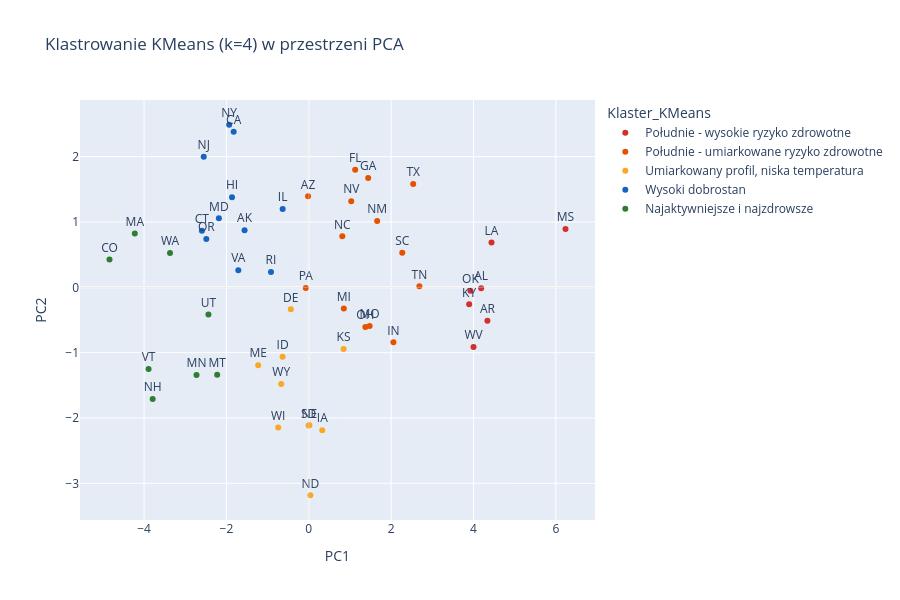

Write notebook code for a chart like this one.
### Code cell
df_pca["Klaster_KMeans"] = df_state["Klaster_KMeans"].values

fig_km = px.scatter(
    df_pca,
    x="PC1",
    y="PC2",
    text="LocationAbbr",
    color="Klaster_KMeans",
    color_discrete_map=CLUSTER_PALETTE,
    category_orders={"Klaster_KMeans": CLUSTER_ORDER},
    hover_data=["LocationDesc", "Obesity", "NoActivity", "Region"],
    title="Klastrowanie KMeans (k=4) w przestrzeni PCA",
    height=600,
)

fig_km.update_traces(textposition="top center", selector=dict(mode="markers+text"))
fig_km.add_hline(y=0, line_width=0.5, line_color="lightgray")
fig_km.add_vline(x=0, line_width=0.5, line_color="lightgray")

fig_km.show()

### Figure 1 — Plotly figure (JSON) as saved in the notebook; plotly's stock layout.template omitted (floating-point values rounded to 4 significant figures)
{"data": [{"customdata": [["Alabama", 36.32, 30.43, "South"], ["Arkansas", 36.63, 32.07, "South"], ["Kentucky", 35.44, 30.8, "South"], ["Louisiana", 36.72, 30.5, "South"], ["Mississippi", 37.98, 33.59, "South"], ["Oklahoma", 35.84, 30.54, "South"], ["West Virginia", 38.42, 30.31, "South"]], "hovertemplate": "Klaster_KMeans=Południe - wysokie ryzyko zdrowotne<br>PC1=%{x}<br>PC2=%{y}<br>LocationAbbr=%{text}<br>LocationDesc=%{customdata[0]}<br>Obesity=%{customdata[1]}<br>NoActivity=%{customdata[2]}<br>Region=%{customdata[3]}<extra></extra>", "legendgroup": "Południe - wysokie ryzyko zdrowotne", "marker": {"color": "#D32F2F", "symbol": "circle"}, "mode": "markers+text", "name": "Południe - wysokie ryzyko zdrowotne", "orientation": "v", "showlegend": true, "text": ["AL", "AR", "KY", "LA", "MS", "OK", "WV"], "x": [4.186, 4.338, 3.895, 4.437, 6.234, 3.926, 4.0], "xaxis": "x", "y": [-0.01411, -0.5105, -0.2592, 0.6865, 0.8929, -0.05268, -0.915], "yaxis": "y", "type": "scatter", "textposition": "top center"}, {"customdata": [["Arizona", 29.99, 23.29, "West"], ["Florida", 28.29, 26.64, "South"], ["Georgia", 32.6, 26.48, "South"], ["Indiana", 34.31, 27.92, "Midwest"], ["Michigan", 33.15, 24.8, "Midwest"], ["Missouri", 33.6, 26.98, "Midwest"], ["Nevada", 28.88, 25.04, "West"], ["New Mexico", 30.66, 23.38, "West"], ["North Carolina", 32.42, 24.24, "South"], ["Ohio", 33.92, 26.71, "Midwest"], ["Pennsylvania", 31.43, 24.62, "Northeast"], ["South Carolina", 33.87, 26.7, "South"], ["Tennessee", 34.87, 29.68, "South"], ["Texas", 33.67, 27.57, "South"]], "hovertemplate": "Klaster_KMeans=Południe - umiarkowane ryzyko zdrowotne<br>PC1=%{x}<br>PC2=%{y}<br>LocationAbbr=%{text}<br>LocationDesc=%{customdata[0]}<br>Obesity=%{customdata[1]}<br>NoActivity=%{customdata[2]}<br>Region=%{customdata[3]}<extra></extra>", "legendgroup": "Południe - umiarkowane ryzyko zdrowotne", "marker": {"color": "#E65100", "symbol": "circle"}, "mode": "markers+text", "name": "Południe - umiarkowane ryzyko zdrowotne", "orientation": "v", "showlegend": true, "text": ["AZ", "FL", "GA", "IN", "MI", "MO", "NV", "NM", "NC", "OH", "PA", "SC", "TN", "TX"], "x": [-0.01722, 1.127, 1.443, 2.055, 0.8505, 1.478, 1.031, 1.661, 0.8141, 1.374, -0.07277, 2.27, 2.685, 2.535], "xaxis": "x", "y": [1.394, 1.798, 1.674, -0.8415, -0.3252, -0.5932, 1.319, 1.016, 0.7812, -0.6061, -0.01057, 0.5282, 0.01637, 1.581], "yaxis": "y", "type": "scatter", "textposition": "top center"}, {"customdata": [["Delaware", 32.94, 26.98, "South"], ["Idaho", 29.75, 21.54, "West"], ["Iowa", 34.35, 24.92, "Midwest"], ["Kansas", 33.63, 24.96, "Midwest"], ["Maine", 30.58, 23.79, "Northeast"], ["Nebraska", 33.2, 24.31, "Midwest"], ["North Dakota", 33.54, 24.68, "Midwest"], ["South Dakota", 32.59, 23.66, "Midwest"], ["Wisconsin", 32.81, 22.3, "Midwest"], ["Wyoming", 30.11, 24.02, "West"]], "hovertemplate": "Klaster_KMeans=Umiarkowany profil, niska temperatura<br>PC1=%{x}<br>PC2=%{y}<br>LocationAbbr=%{text}<br>LocationDesc=%{customdata[0]}<br>Obesity=%{customdata[1]}<br>NoActivity=%{customdata[2]}<br>Region=%{customdata[3]}<extra></extra>", "legendgroup": "Umiarkowany profil, niska temperatura", "marker": {"color": "#F9A825", "symbol": "circle"}, "mode": "markers+text", "name": "Umiarkowany profil, niska temperatura", "orientation": "v", "showlegend": true, "text": ["DE", "ID", "IA", "KS", "ME", "NE", "ND", "SD", "WI", "WY"], "x": [-0.4368, -0.636, 0.3275, 0.8452, -1.228, 0.01485, 0.03766, -0.004315, -0.7418, -0.6687], "xaxis": "x", "y": [-0.3366, -1.063, -2.188, -0.9443, -1.191, -2.113, -3.183, -2.113, -2.145, -1.479], "yaxis": "y", "type": "scatter", "textposition": "top center"}, {"customdata": [["Alaska", 31.43, 20.72, "West"], ["California", 25.85, 21.19, "West"], ["Connecticut", 27.64, 23.17, "Northeast"], ["Hawaii", 24.11, 21.58, "West"], ["Illinois", 31.92, 24.33, "Midwest"], ["Maryland", 31.28, 23.14, "South"], ["New Jersey", 27.27, 26.24, "Northeast"], ["New York", 27.05, 26.39, "Northeast"], ["Oregon", 29.64, 19.39, "West"], ["Rhode Island", 28.71, 25.48, "Northeast"], ["Virginia", 31.0, 23.47, "South"]], "hovertemplate": "Klaster_KMeans=Wysoki dobrostan<br>PC1=%{x}<br>PC2=%{y}<br>LocationAbbr=%{text}<br>LocationDesc=%{customdata[0]}<br>Obesity=%{customdata[1]}<br>NoActivity=%{customdata[2]}<br>Region=%{customdata[3]}<extra></extra>", "legendgroup": "Wysoki dobrostan", "marker": {"color": "#1565C0", "symbol": "circle"}, "mode": "markers+text", "name": "Wysoki dobrostan", "orientation": "v", "showlegend": true, "text": ["AK", "CA", "CT", "HI", "IL", "MD", "NJ", "NY", "OR", "RI", "VA"], "x": [-1.559, -1.824, -2.595, -1.864, -0.6343, -2.182, -2.551, -1.933, -2.488, -0.9172, -1.71], "xaxis": "x", "y": [0.874, 2.383, 0.865, 1.38, 1.2, 1.056, 2.0, 2.489, 0.7399, 0.2352, 0.2627], "yaxis": "y", "type": "scatter", "textposition": "top center"}, {"customdata": [["Colorado", 22.95, 17.36, "West"], ["Massachusetts", 25.36, 22.81, "Northeast"], ["Minnesota", 29.49, 21.2, "Midwest"], ["Montana", 27.34, 21.23, "West"], ["New Hampshire", 29.01, 21.19, "Northeast"], ["Utah", 27.42, 18.09, "West"], ["Vermont", 26.8, 19.96, "Northeast"], ["Washington", 28.53, 18.41, "West"]], "hovertemplate": "Klaster_KMeans=Najaktywniejsze i najzdrowsze<br>PC1=%{x}<br>PC2=%{y}<br>LocationAbbr=%{text}<br>LocationDesc=%{customdata[0]}<br>Obesity=%{customdata[1]}<br>NoActivity=%{customdata[2]}<br>Region=%{customdata[3]}<extra></extra>", "legendgroup": "Najaktywniejsze i najzdrowsze", "marker": {"color": "#2E7D32", "symbol": "circle"}, "mode": "markers+text", "name": "Najaktywniejsze i najzdrowsze", "orientation": "v", "showlegend": true, "text": ["CO", "MA", "MN", "MT", "NH", "UT", "VT", "WA"], "x": [-4.839, -4.225, -2.726, -2.224, -3.791, -2.436, -3.89, -3.37], "xaxis": "x", "y": [0.4257, 0.8228, -1.342, -1.34, -1.71, -0.4158, -1.251, 0.5239], "yaxis": "y", "type": "scatter", "textposition": "top center"}], "layout": {"xaxis": {"anchor": "y", "domain": [0.0, 1.0], "title": {"text": "PC1"}}, "yaxis": {"anchor": "x", "domain": [0.0, 1.0], "title": {"text": "PC2"}}, "legend": {"title": {"text": "Klaster_KMeans"}, "tracegroupgap": 0}, "title": {"text": "Klastrowanie KMeans (k=4) w przestrzeni PCA"}, "height": 600, "shapes": [{"line": {"color": "lightgray", "width": 0.5}, "type": "line", "x0": 0, "x1": 1, "xref": "x domain", "y0": 0, "y1": 0, "yref": "y"}, {"line": {"color": "lightgray", "width": 0.5}, "type": "line", "x0": 0, "x1": 0, "xref": "x", "y0": 0, "y1": 1, "yref": "y domain"}]}}
